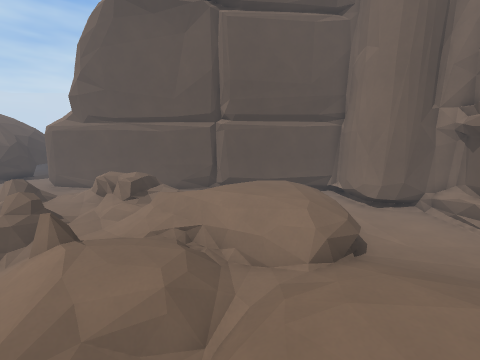
View 1 (above)

24 first-person views from a walk through a Godot game level. The camera is 1.4 m above the floor, tilts 10° down and sees 90° across. The floor is counted in squares, 0.5 m on a side. Each view is taken from the middle of a square. On the plan, view 1 faces up. The plan holds only what a view shows up to about 18 squares ahead; the rest is blank. The place goes on beyond the plan.

View 2
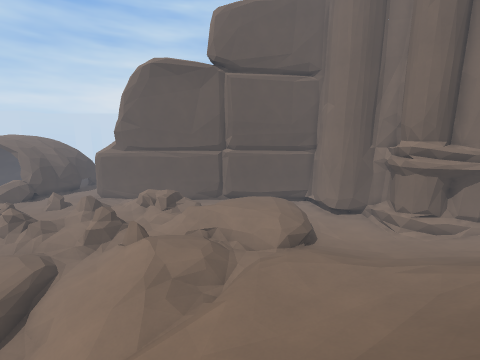

View 3
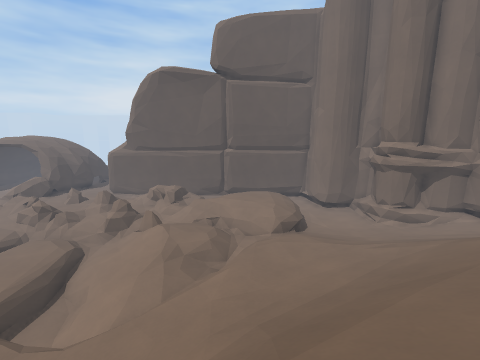

View 4
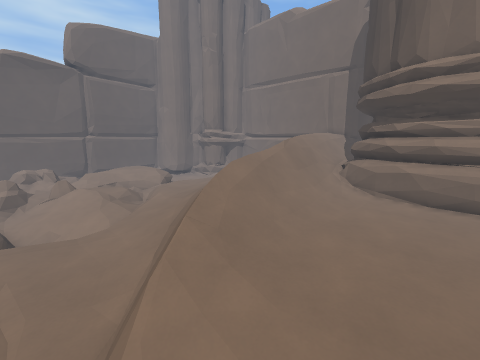

View 5
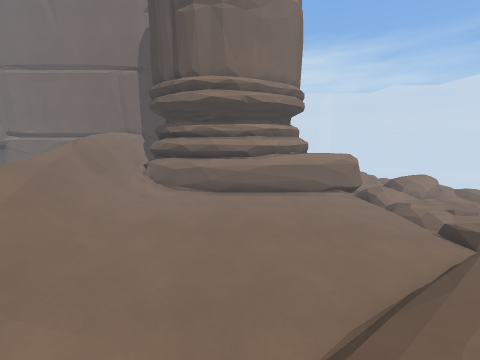

View 6
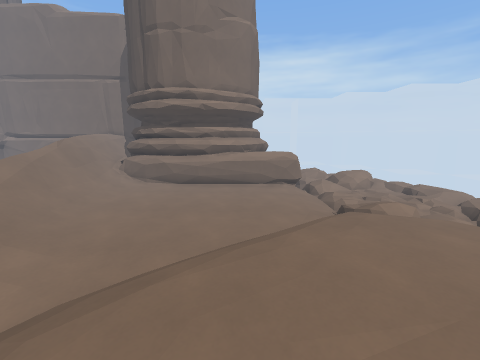

View 7
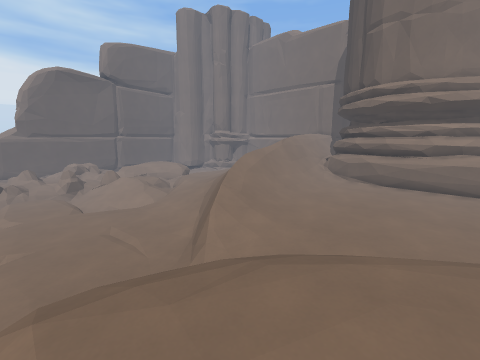

View 8
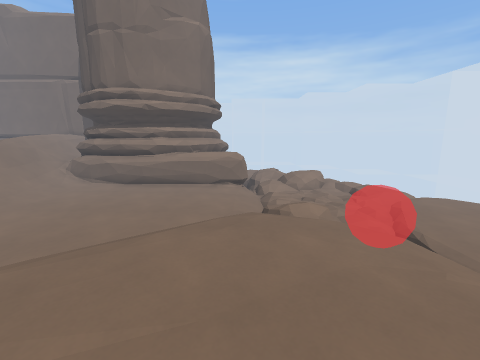

View 9
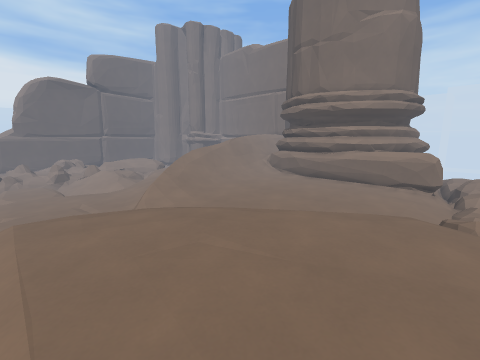

View 10
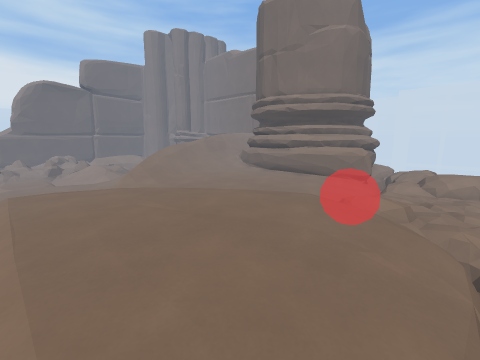

View 11
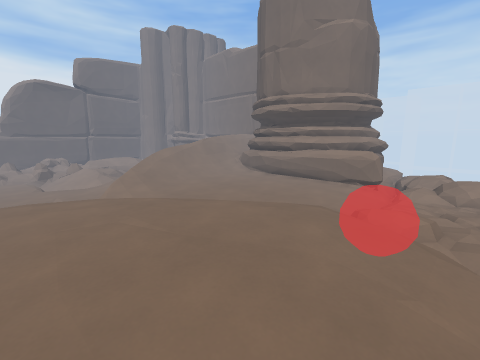

View 12
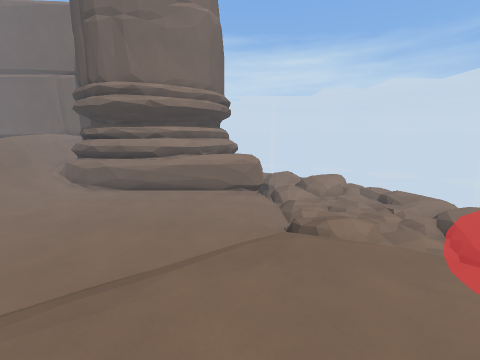

View 13
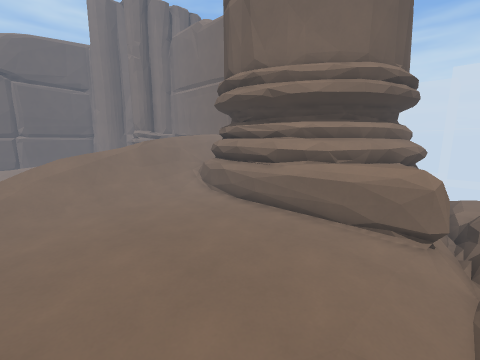

View 14
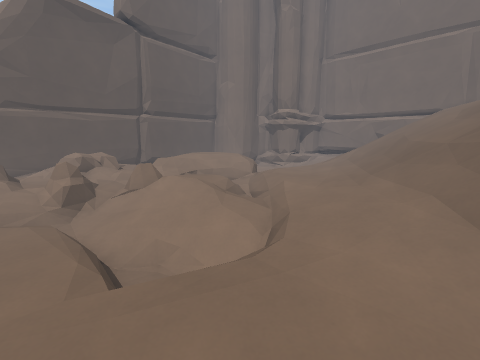

View 15
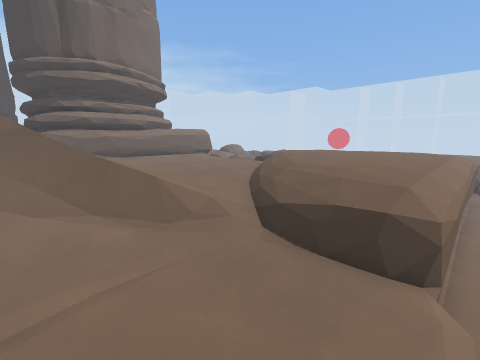

View 16
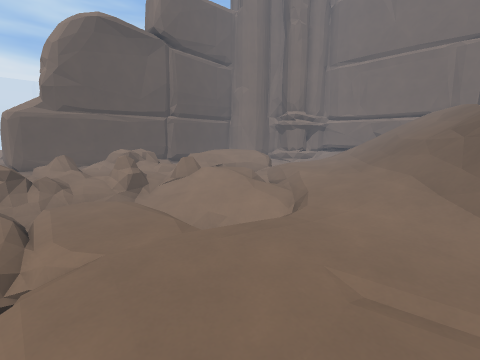

View 17
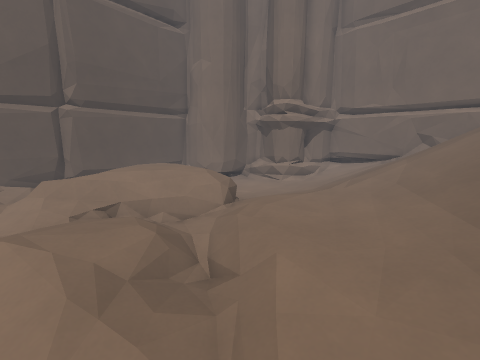

View 18
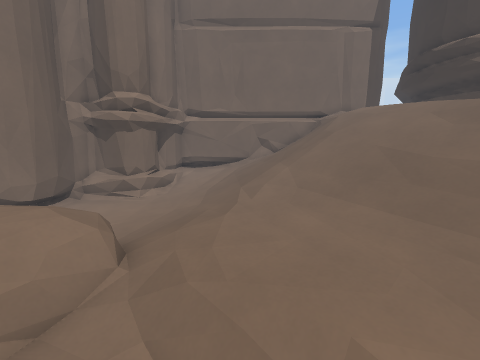

View 19
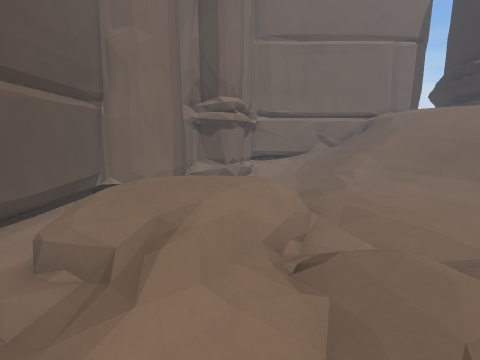

View 20
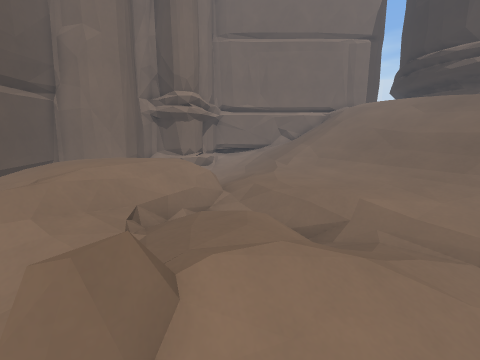

View 21
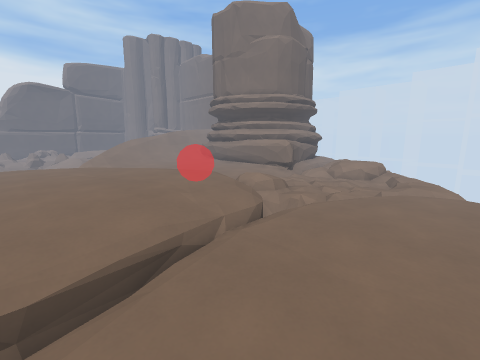

View 22
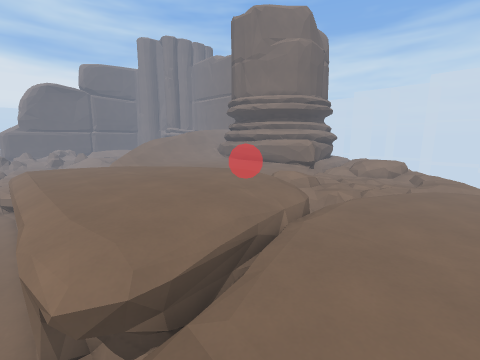

View 23
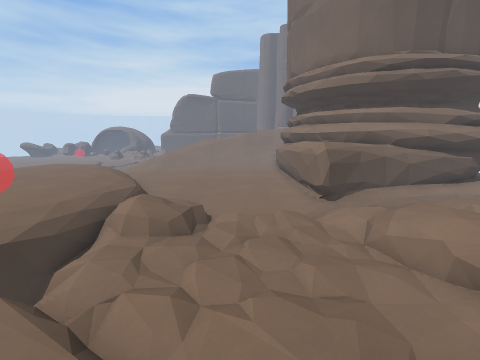

View 24
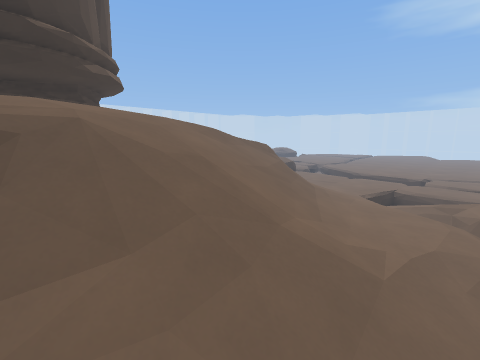

### Floor plan
Key: @ floor where view 1 was taken; # wall or solid block; x gap in a wall; . main floor; : floor 0.25 m higher than the main floor; - floor 0.25 m lower than the main floor; + floor 0.5 m higher than the main floor; _ floor 0.5 m lower than the main floor; < floor 0.75 m lower than the main floor; * floor 1 m higher than the main floor; ( floor 1 m lower than the main floor; % floor 1.5 m higher than the main floor; & floor 1.75 m higher than the main floor; $ floor 2 m higher than the main floor; / step, stairs or slope; = window, fence, low wall or low ledge; ^ raised ledge; v drop or lower ground; O other object.
Columns run from 13 left of view 1 to 12 right of it. Each row starts with its distance up from view 1.
 17 #
 16 ##
 15 -###################
 14         x   ___    #
 13     ..=x=. -__.    #
 12  -....xOO.///:::  _####
 11  -:+--=OO.-/:+++: ___###
 10  -..---...//+++++/____##
  9  ---#=#-///++++++/____##
  8 O---#==--/./:+++:/_____###
  7 /////=///-.////+:/_____-##
  6 /__//<_==.../_/.---__----.
  5 _____<///.../_/..//----...
  4 ____//////.-/_....////////
  3 _____////-/_/......///////
  2 _____(///--_/.....:///////
  1 _____((//__/.....::///////
  0 (___ ((////-.@..://///////
 -1 ______=///-...:///////////
 -2 _________--../////////////
 -3 _________-///////////////$
 -4  _______-////////////&$$$$
 -5  _______-//////////&$$$$
 -6 ________-/////%////%%%%
 -7  ______-#=//////////*
 -8 =______-# //////////#=####
 -9 =_____-:++////:::::+=####
-10 =____-.:/::::::::::=###
-11 #v.-//..:::::::::::=#
-12 #::://.......::::::##
-13 #++++:/.......:::::##
-14 #++++++/.......::::##
-15 #+++++++........:::=#
-16 #++++++++.......:::=##
-17 #++++++++:.......::^^##
-18 #+++++++++........:=^^##
-19 #++++++++++........=^^^###
-20 #++++++++++:.......=^^^###
-21 #+++++++++++.......=##=.-v
-22 #+++++++++++///--..-= ___
-23 #++++++++++///:/..///:..:
-24 #++++++++++/++//....::
-25 #++++++++++v/:.......++
-26 #+++++++++:v/.......:++
-27 #:++:::::. v/........++
-28 ##vv_......v.-.....--.:
-29 ==............-....--..
-30  ...............--....
-31   ...............-..
-32 .  ..............-.
-33   .  ............ =

Positions as (right, up) in squares from view 1, and headings:
1: (0, 0), facing up
2: (0, -5), facing up
3: (0, -7), facing up
4: (-8, -14), facing up-right
5: (-8, -14), facing right
6: (-11, -17), facing right
7: (-12, -17), facing up-right
8: (-11, -21), facing right
9: (-12, -23), facing up-right
10: (-12, -27), facing up-right
11: (-11, -26), facing up-right
12: (-9, -20), facing right
13: (-3, -22), facing up-right
14: (-10, -5), facing up-right
15: (-13, -6), facing down-right
16: (-13, -6), facing up-right
17: (-4, -1), facing up-right
18: (-3, 3), facing right
19: (-6, 8), facing right
20: (-7, 5), facing right
21: (-11, -33), facing up-right
22: (-13, -32), facing up-right
23: (3, -32), facing up
24: (12, 4), facing down-left
